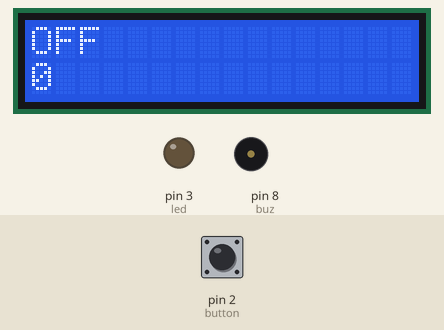
Simulated run of this sketch. Board: Arduino Uno, built with avr-gcc and run on an emulated ATmega328P. Parts: 16×2 character LCD, output pins drawn as LEDs (lit = HIGH), buzzer (waves = sounding, pin HIGH). The inputs (shaded band) are chosen by the test bench; at power-on: pin 2 (button) HIGH.

Above: at 1.2 s.
1.3 s: pin 2 (button) pulled LOW for 1 s
At 1.72 s:
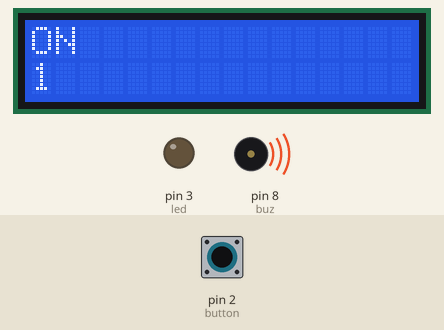
3.9 s: pin 2 (button) pulled LOW for 0.35 s
At 5.4 s:
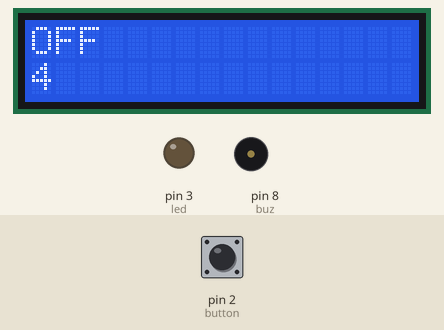
5.7 s: pin 2 (button) pulled LOW for 0.35 s
At 7.3 s:
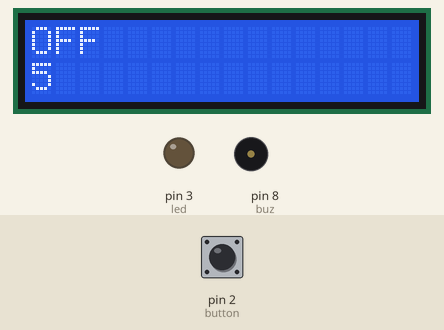
7.6 s: pin 2 (button) pulled LOW for 1 s
At 9.1 s:
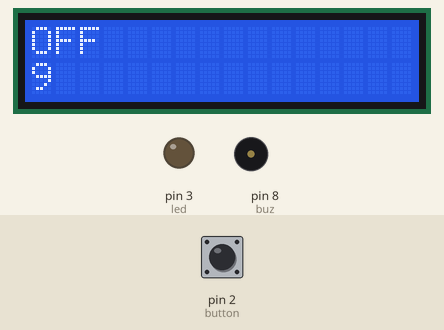
Timing chart, 0 to 10.6 s (numbered marks = the images above; inputs shaded):
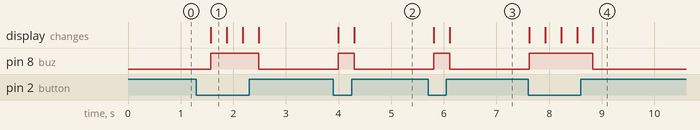

Measured:
- after the input at 1.3 s, pin 8 (buz): LOW → HIGH after 0.27 s, → LOW 0.91 s later; the display: changes after 0.28 s (image 1)
- after the input at 3.9 s, pin 8 (buz): LOW → HIGH after 0.09 s, → LOW 0.30 s later; the display: first changes after 0.10 s (image 2 shows a later state)
- after the input at 5.7 s, pin 8 (buz): LOW → HIGH after 0.11 s, → LOW 0.30 s later; the display: first changes after 0.11 s (image 3 shows a later state)
- after the input at 7.6 s, pin 8 (buz): LOW → HIGH at once, → LOW 1.2 s later; the display: first changes at once (image 4 shows a later state)

The sketch:

button_countme.ino
```cpp
#include <LiquidCrystal.h>
int button = 2;
int buz = 8;
int val =0;
int count = 0;
int led =3;

LiquidCrystal lcd(A0,13,12,11,10,9);
void setup()
{
  pinMode (button,INPUT);
  pinMode(buz ,OUTPUT);
   pinMode(led ,OUTPUT);
  lcd.begin(16,2);
  lcd.setCursor(0,1);
  lcd.print( count);


}
 void loop()
 {

  val= digitalRead(button);
  if (val == LOW)
  {
  count += 1;
  lcd.setCursor(0,1);
  lcd.print(count);
  digitalWrite(buz,HIGH);

 lcd.setCursor(0,0);
  lcd.print("ON              ") ;

 delay(300);
  }
 else
 {
digitalWrite(buz,LOW);

 lcd.setCursor(0,0);
  lcd.print("OFF             ") ;

 delay(300);


 }
/* if (count == 6)
 {
  digitalWrite(led,HIGH);
 }
 else
 {
  digitalWrite(led,LOW);
 }*/
 }
```
